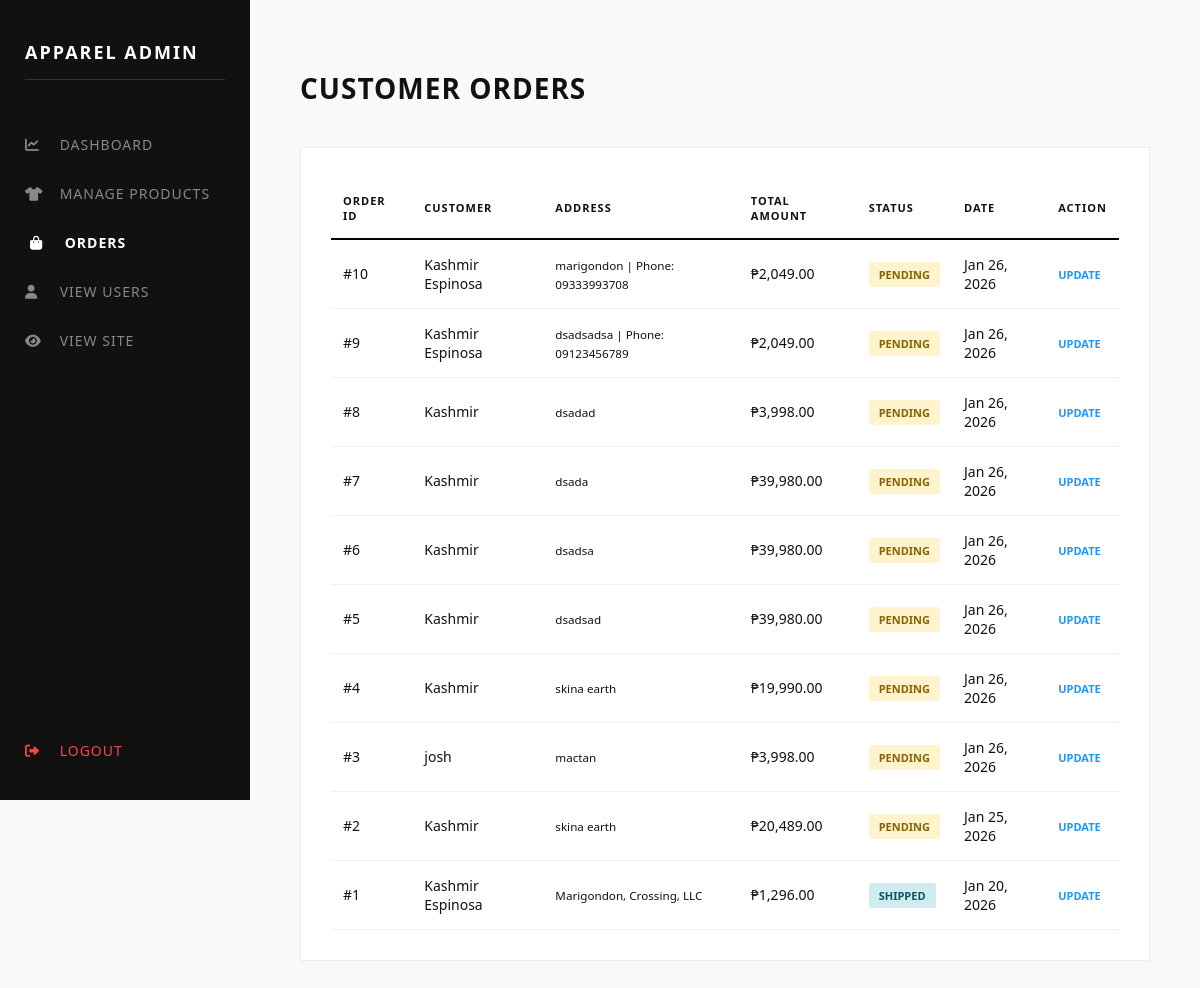
The app's page /admin/orders.php, older data.
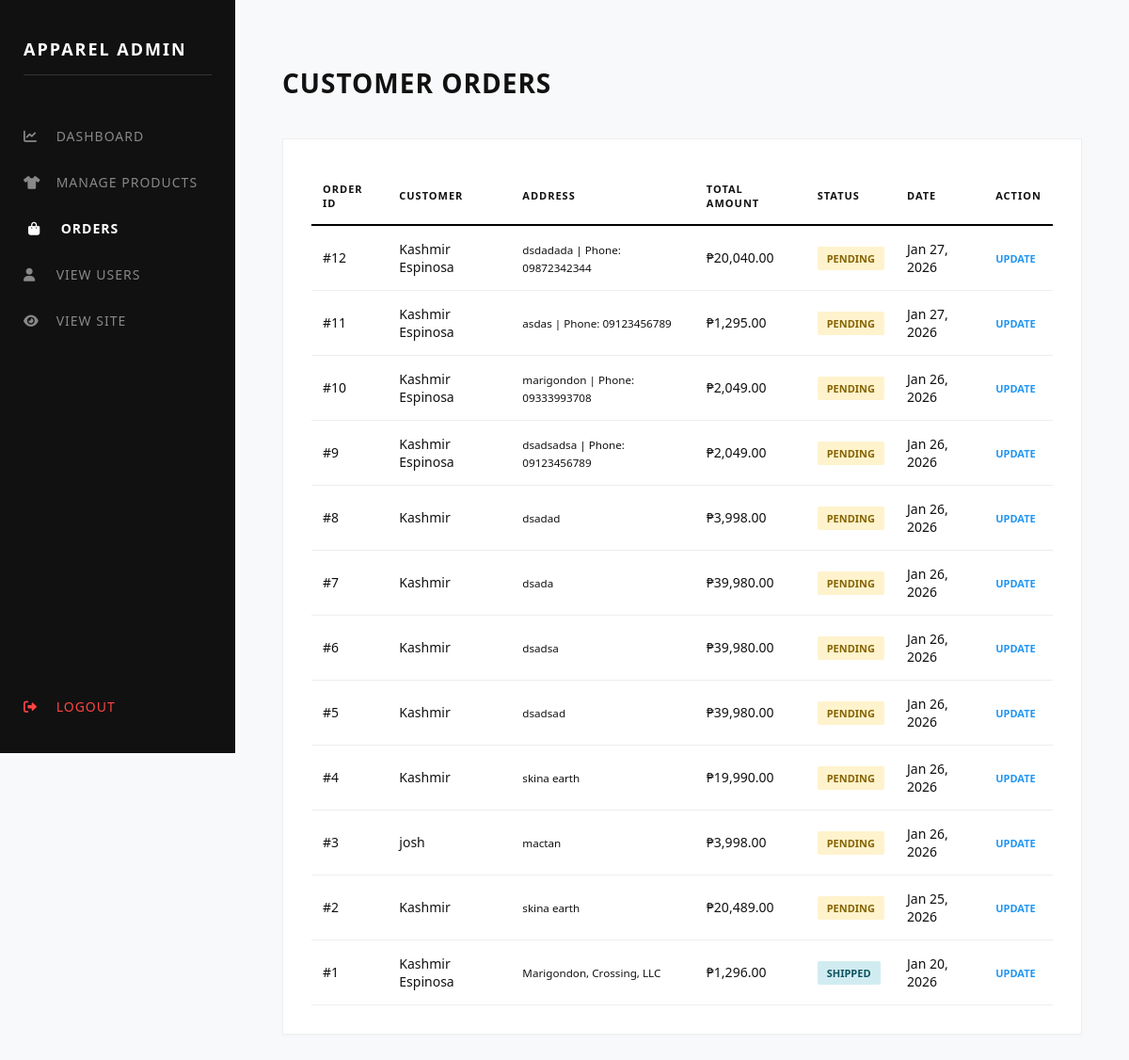
The same page, newer data.
### tables this page shows
CREATE TABLE `orders` (
  `id` int(11) NOT NULL,
  `user_id` int(11) NOT NULL,
  `full_name` varchar(255) NOT NULL,
  `address` text NOT NULL,
  `total_amount` decimal(10,2) NOT NULL,
  `payment_method` varchar(50) NOT NULL,
  `status` varchar(50) DEFAULT 'Pending',
  `created_at` timestamp NOT NULL DEFAULT current_timestamp()
);

### admin/orders.php (the view, shortened to what this page needs)
<?php
include "../config/database.php";
$orders = mysqli_query($conn, "SELECT * FROM orders ORDER BY created_at DESC");
?>
<!DOCTYPE html>
<html lang="en">
<head>
    <link rel="stylesheet" href="https://cdnjs.cloudflare.com/ajax/libs/font-awesome/6.0.0/css/all.min.css">
</head>
<body>
    <div class="sidebar">
        <h2>APPAREL ADMIN</h2>
        <a href="dashboard.php"><i class="fas fa-chart-line"></i> Dashboard</a>
        <a href="products.php"><i class="fas fa-tshirt"></i> Manage Products</a>
        <a href="orders.php" class="active-link"><i class="fas fa-shopping-bag"></i> Orders</a>
        <a href="users.php"><i class="fas fa-user"></i> View Users</a>
        <a href="../index.php"><i class="fas fa-eye"></i> View Site</a>
        <a href="logout.php" class="logout-link"><i class="fas fa-sign-out-alt"></i> Logout</a>
    </div>
    <div class="main-content">
        <header>
            <h1>Customer Orders</h1>
        </header>
        <div class="inventory-card">
            <table>
                <thead>
                    <tr>
                        <th>Order ID</th>
                        <th>Customer</th>
                        <th>Address</th>
                        <th>Total Amount</th>
                        <th>Status</th>
                        <th>Date</th>
                        <th>Action</th>
                    </tr>
                </thead>
                <tbody>
                    <?php while($row = mysqli_fetch_assoc($orders)): ?>
                    <tr>
                        <td>#<?php echo $row['id']; ?></td>
                        <td><?php echo $row['full_name']; ?></td>
                        <td><small><?php echo $row['address']; ?></small></td>
                        <td>₱<?php echo number_format($row['total_amount'], 2); ?></td>
                        <td>
                            <span class="status-badge <?php echo strtolower($row['status']); ?>">
                                <?php echo $row['status']; ?>
                            </span>
                        </td>
                        <td><?php echo date('M d, Y', strtotime($row['created_at'])); ?></td>
                        <td>
                            <a href="javascript:void(0)"
                               onclick="openOrderModal(<?php echo $row['id']; ?>, '<?php echo $row['status']; ?>')"
                               style="color: #2196F3; text-decoration: none; font-weight: bold; font-size: 11px; text-transform: uppercase;">
                               Update
                            </a>
                        </td>
                    </tr>
                    <?php endwhile; ?>
                </tbody>
            </table>
        </div>
    </div>
</body>
</html>

### admin/orders.php (style rules this page uses)
body { margin: 0; display: flex; background-color: #f8f9fa; font-family: 'Segoe UI', sans-serif; color: #111; }
.sidebar { width: 250px; height: 100vh; background: #111; color: #fff; padding: 25px; position: fixed; left: 0; top: 0; box-sizing: border-box; display: flex; flex-direction: column; z-index: 1000; }
.sidebar h2 { font-size: 18px; letter-spacing: 2px; margin-bottom: 40px; text-transform: uppercase; border-bottom: 1px solid #333; padding-bottom: 15px; }
.sidebar a { display: block; color: #888; text-decoration: none; padding: 15px 0; transition: 0.3s; font-size: 14px; text-transform: uppercase; letter-spacing: 1px; }
.sidebar a i { margin-right: 10px; width: 20px; }
.sidebar a:hover, .active-link { color: #fff !important; transform: translateX(5px); }
.active-link { font-weight: bold; }
.logout-link { margin-top: auto; color: #ff4444 !important; padding-bottom: 20px; }
.main-content { margin-left: 250px; padding: 50px; width: calc(100% - 250px); box-sizing: border-box; }
header h1 { font-size: 28px; text-transform: uppercase; letter-spacing: 1px; margin-bottom: 40px; }
.inventory-card { background: #fff; padding: 30px; border: 1px solid #eee; box-shadow: 0 2px 5px rgba(0,0,0,0.02); }
table { width: 100%; border-collapse: collapse; }
th { text-align: left; padding: 15px 12px; border-bottom: 2px solid #000; text-transform: uppercase; font-size: 11px; letter-spacing: 1px; }
td { padding: 15px 12px; border-bottom: 1px solid #eee; font-size: 14px; }
.status-badge { padding: 5px 10px; font-size: 11px; font-weight: bold; text-transform: uppercase; border-radius: 2px; }
.pending { background: #fff3cd; color: #856404; }
.shipped { background: #d1ecf1; color: #0c5460; }

Row changes from the older to the newer data that the page shows:
added orders: id "12", full_name "Kashmir Espinosa", address "dsdadada | Phone: 09872342344", total_amount "20,040.00", status "PENDING", created_at "Jan 27, 2026"
added orders: id "11", full_name "Kashmir Espinosa", address "asdas | Phone: 09123456789", total_amount "1,295.00", status "PENDING", created_at "Jan 27, 2026"
